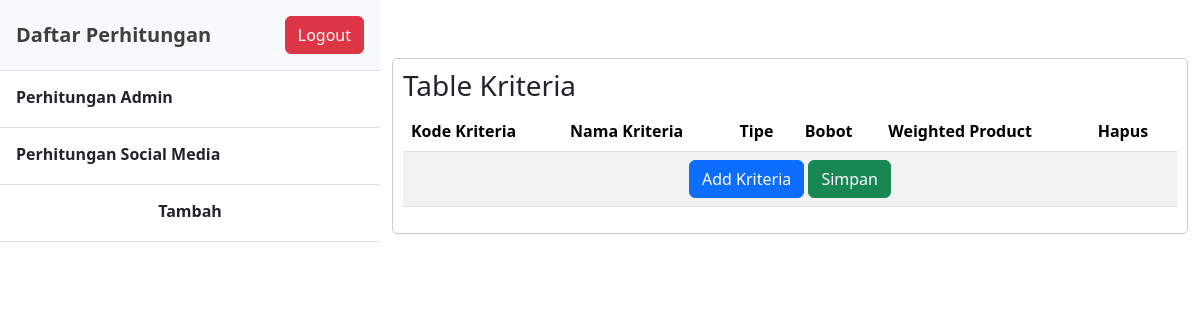
Screenshot of /routes/dashboard.php (signed in) with the database file from the repository.
### tables this page shows
CREATE TABLE `kriteria_master` (
  `id` int NOT NULL,
  `name` varchar(50) NOT NULL DEFAULT '0'
);

### function.php (called while the page is built, shortened)
<?php
function select($table, $where = null, $join = null, $select = "*")
{
    global $conn;
    $query = "SELECT $select FROM $table";
    $result = $conn->query($query);
    $data = [];
    while ($row = $result->fetch_assoc()) {
        $data[] = $row;
    }
    return $data;
}

### routes/dashboard.php (the view, shortened to what this page needs)
<?php include('../components/header.php') ?>
<?php
$master_kriteria = select('kriteria_master');
?>
<div class="d-flex">
    <div class="d-flex flex-column align-items-stretch flex-shrink-0 bg-body-tertiary" style="width: 380px;">
        <div
            class="d-flex align-items-center justify-content-between flex-shrink-0 p-3 link-body-emphasis text-decoration-none border-bottom">
            <span class="fs-5 fw-semibold">Daftar Perhitungan</span>
            <button class="btn btn-danger" id="logout">
                Logout
            </button>
        </div>
        <div class="list-group list-group-flush border-bottom scrollarea">
            <?php foreach ($master_kriteria as $key => $value) : ?>
            <a href="#" id="kriteria-<?= $value['id'] ?>" class="list-group-item list-group-item-action py-3 lh-sm">
                <div class="d-flex w-100 align-items-center justify-content-between">
                    <strong class="mb-1"><?= $value['name'] ?></strong>
                </div>
            </a>
            <?php endforeach; ?>
            <a href="#" id="add" class="list-group-item list-group-item-action py-3 lh-sm">
                <div class="d-flex w-100 align-items-center justify-content-center">
                    <strong class="mb-1 text-center">Tambah</strong>
                </div>
            </a>
        </div>
    </div>
    <div class="container w-100 mt-5">
        <div class="table-responsive box-table">
            <h3>Table Kriteria</h3>
            <table id="kriteria" class="table table-striped">
                <thead>
                    <tr>
                        <th scope="col">Kode Kriteria</th>
                        <th scope="col">Nama Kriteria</th>
                        <th scope="col">Tipe</th>
                        <th scope="col">Bobot</th>
                        <th scope="col">Weighted Product</th>
                        <th scope="col">Hapus</th>
                    </tr>
                </thead>
                <tbody>
                    <tr>
                        <td colspan="7" class="text-center">
                            <button class="btn btn-primary" id="add_criterian">
                                Add Kriteria
                            </button>
                            <button class="btn btn-success" id="simpan_criteria">
                                Simpan
                            </button>
                        </td>
                    </tr>
                </tbody>
            </table>
        </div>
    </div>
</div>
<?php include('../components/footer.php') ?>

### components/header.php (style rules this page uses)
.box-table { padding: 10px; border: 1px solid #ccc; border-radius: 5px; margin-top: 10px; }

### rows the page displays
kriteria_master: name "Perhitungan Admin"
kriteria_master: name "Perhitungan Social Media"
